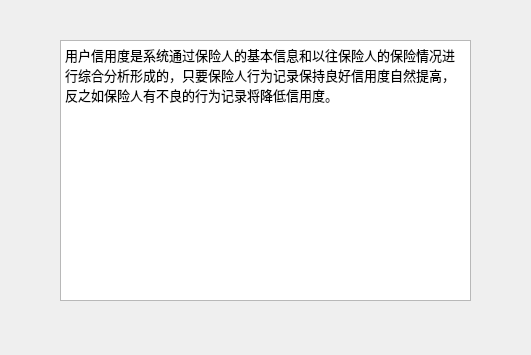
<?xml version="1.0" encoding="UTF-8"?>
<ui version="4.0">
 <class>Form</class>
 <widget class="QWidget" name="Form">
  <property name="geometry">
   <rect>
    <x>0</x>
    <y>0</y>
    <width>531</width>
    <height>355</height>
   </rect>
  </property>
  <property name="windowTitle">
   <string>Form</string>
  </property>
  <property name="inputMethodHints">
   <set>Qt::ImhMultiLine</set>
  </property>
  <widget class="QTextBrowser" name="textBrowser">
   <property name="geometry">
    <rect>
     <x>60</x>
     <y>40</y>
     <width>411</width>
     <height>261</height>
    </rect>
   </property>
   <property name="font">
    <font>
     <family>Agency FB</family>
     <pointsize>10</pointsize>
    </font>
   </property>
   <property name="html">
    <string>&lt;!DOCTYPE HTML PUBLIC &quot;-//W3C//DTD HTML 4.0//EN&quot; &quot;http://www.w3.org/TR/REC-html40/strict.dtd&quot;&gt;
&lt;html&gt;&lt;head&gt;&lt;meta name=&quot;qrichtext&quot; content=&quot;1&quot; /&gt;&lt;style type=&quot;text/css&quot;&gt;
p, li { white-space: pre-wrap; }
&lt;/style&gt;&lt;/head&gt;&lt;body style=&quot; font-family:'Agency FB'; font-size:10pt; font-weight:400; font-style:normal;&quot;&gt;
&lt;p style=&quot; margin-top:0px; margin-bottom:0px; margin-left:0px; margin-right:0px; -qt-block-indent:0; text-indent:0px;&quot;&gt;用户信用度是系统通过保险人的基本信息和以往保险人的保险情况进行综合分析形成的，只要保险人行为记录保持良好信用度自然提高，反之如保险人有不良的行为记录将降低信用度。&lt;/p&gt;&lt;/body&gt;&lt;/html&gt;</string>
   </property>
  </widget>
 </widget>
 <resources/>
 <connections/>
</ui>
